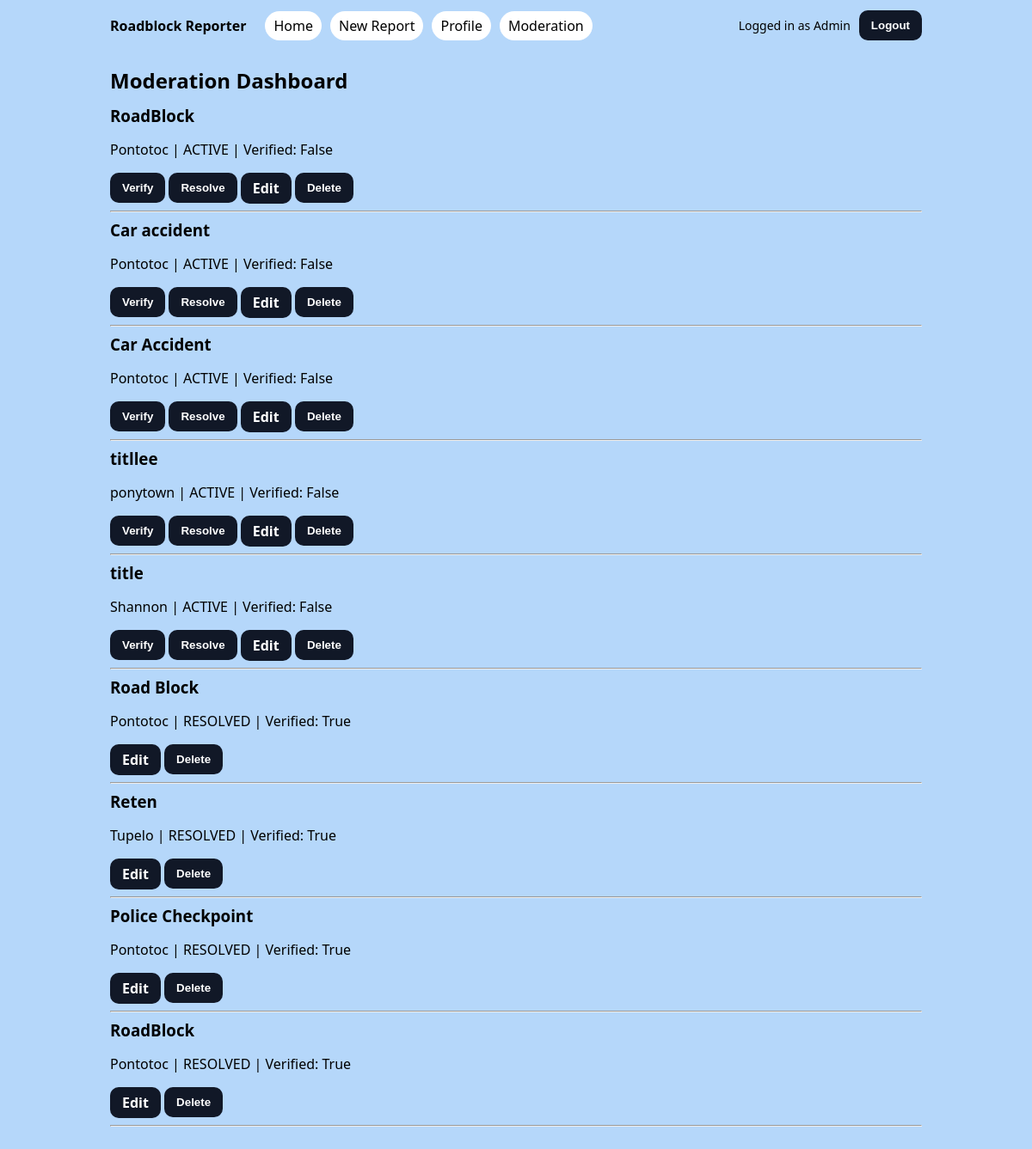
Screenshot of /moderation/ (signed in) with the database file from the repository.
### app/models.py (models this page shows, shortened)
class RoadblockReport(models.Model):
    SEVERITY_CHOICES = [
        ("LOW", "Low"),
        ("MED", "Medium"),
        ("HIGH", "High"),
    ]
    STATUS_CHOICES = [
        ("ACTIVE", "Active"),
        ("RESOLVED", "Resolved"),
    ]
    owner = models.ForeignKey(User, on_delete=models.CASCADE, related_name="roadblock_reports")
    title = models.CharField(max_length=80)
    description = models.TextField()
    road_name = models.CharField(max_length=120)
    nearby_place = models.CharField(max_length=120, blank=True)
    city = models.CharField(max_length=80)
    state = models.CharField(max_length=2, null=True, blank=True)
    severity = models.CharField(max_length=4, choices=SEVERITY_CHOICES, default="LOW")
    status = models.CharField(max_length=8, choices=STATUS_CHOICES, default="ACTIVE")
    verified = models.BooleanField(default=False)
    created_at = models.DateTimeField(auto_now_add=True)
    class Meta:
        permissions = [
            ("can_view_moderation", "Can view moderation dashboard"),
            ("can_verify_report", "Can verify roadblock reports"),
            ("can_resolve_report", "Can resolve roadblock reports"),
        ]

### app/views.py (the view)
# urls.py: path("moderation/", ModerationDashboardView.as_view(), name="mod-dashboard"),
class ModerationDashboardView(LoginRequiredMixin, PermissionRequiredMixin, ListView):
    permission_required = "roadblocks.can_view_moderation"
    model = RoadblockReport
    template_name = "roadblocks/mod_dashboard.html"
    context_object_name = "reports"
    def get_queryset(self):
        return RoadblockReport.objects.all().order_by("status", "-created_at")

### app/templates/roadblocks/mod_dashboard.html (shortened to what this page needs)
{% extends "base.html" %}
{% block content %}
<h2>Moderation Dashboard</h2>
{% for report in reports %}
  <div>
    <h3>{{ report.title }}</h3>
    <p>{{ report.city }} | {{ report.status }} | Verified: {{ report.verified }}</p>
    {% if not report.verified and perms.app.can_verify_report %}
      <form action="{% url 'report-verify' report.id %}" method="post" style="display:inline;">
        <button type="submit">Verify</button>
      </form>
    {% endif %}
    {% if report.status != "RESOLVED" and perms.app.can_resolve_report %}
      <form action="{% url 'report-resolve' report.id %}" method="post" style="display:inline;">
        <button type="submit">Resolve</button>
      </form>
    {% endif %}
    {% if perms.app.change_roadblockreport %}
      <a class="btn" href="{% url 'mod-edit-report' report.id %}">Edit</a>
    {% endif %}
    {% if perms.app.delete_roadblockreport %}
      <form action="{% url 'delete-report' report.id %}" method="post" style="display:inline;">
        <button type="submit" onclick="return confirm('Delete this report?');">
          Delete
        </button>
      </form>
    {% endif %}
  </div>
  <hr>
{% endfor %}
{% endblock %}

### app/templates/base.html (shortened to what this page needs)
{% load static %}
<!DOCTYPE html>
<html>
<head>
  <link rel="stylesheet" href="{% static 'app/styles.css' %}?v=5">
</head>
<body>
  <div class="nav">
    <div class="nav-inner">
      <div class="nav-left">
        {% if user.is_authenticated %}
        <a class="brand" href="{% url 'report-list' %}">Roadblock Reporter</a>
          <div class="nav-links">
            <a class="nav-pill" href="{% url 'report-list' %}">Home</a>
            <a class="nav-pill" href="{% url 'report-create' %}">New Report</a>
            <a class="nav-pill" href="{% url 'edit-contact' %}">Profile</a>
            {% if perms.app.can_view_moderation %}
                <a class="nav-pill" href="{% url 'mod-dashboard' %}">Moderation</a>
            {% endif %}
          </div>
        {% endif %}
      </div>
      <div class="nav-right">
        {% if user.is_authenticated %}
            <span class="user-chip">Logged in as {{ user.username }}</span>
            <form method="post" action="{% url 'logout' %}">
            <button type="submit">Logout</button>
            </form>
        {% else %}
            {% if request.resolver_match.url_name != "login" and request.resolver_match.url_name != "signup" %}
            <a class="nav-pill" href="{% url 'login' %}">Login</a>
            <a class="nav-pill" href="{% url 'signup' %}">Sign Up</a>
            {% endif %}
        {% endif %}
        </div>
    </div>
  </div>
  <div class="container">
    {% block content %}{% endblock %}
  </div>
</body>
</html>

### app/static/app/styles.css (style rules this page uses)
:root { --navh: 60px; --gold: #facc15; --deepblue: #0b1d39; --royal: #1e3a8a; }
* { box-sizing: border-box; }
body { margin: 0; font-family: system-ui, -apple-system, Segoe UI, Roboto, Arial, sans-serif; background:#b5d7fa; color: var(--text); }
a { color: var(--blue); text-decoration: none; }
.container { max-width: 980px; margin: 0 auto; padding: 18px; }
.nav { background: var(--card); border-bottom: 1px solid var(--border); }
.nav-inner { display: flex; align-items: center; justify-content: space-between; gap: 16px; padding: 12px 18px; max-width: 980px; margin: 0 auto; }
.nav-left { display: flex; align-items: center; gap: 10px; flex-wrap: wrap; }
.brand { font-weight: 800; color: var(--text); margin-right: 12px; }
.nav-links { display: flex; gap: 10px; flex-wrap: wrap; }
.nav-pill { padding: 6px 10px; border: 1px solid var(--border); border-radius: 999px; background: #fff; }
.nav-right { display: flex; align-items: center; gap: 10px; }
.user-chip { color: var(--muted); font-size: 14px; }
h1,h2,h3 { margin: 0 0 12px; }
button { border: 1px solid var(--border); background: #111827; color: #fff; border-radius: 10px; padding: 10px 14px; font-weight: 700; cursor: pointer; }
a.btn, a.btn:visited { border: 1px solid var(--border); background: #111827; color: #fff; border-radius: 10px; padding: 10px 14px; font-weight: 700; cursor: pointer; display: inline-block; line-height: 1; vertical-align: middle; text-decoration: none; }

### rows the page displays
RoadblockReport: title "RoadBlock", city "Pontotoc", status "ACTIVE", verified "False", shows "Verify", shows "Resolve"
RoadblockReport: title "Car accident", city "Pontotoc", status "ACTIVE", verified "False", shows "Verify", shows "Resolve"
RoadblockReport: title "Car Accident", city "Pontotoc", status "ACTIVE", verified "False", shows "Verify", shows "Resolve"
RoadblockReport: title "titllee", city "ponytown", status "ACTIVE", verified "False", shows "Verify", shows "Resolve"
RoadblockReport: title "title", city "Shannon", status "ACTIVE", verified "False", shows "Verify", shows "Resolve"
RoadblockReport: title "Road Block", city "Pontotoc", status "RESOLVED", verified "True"
RoadblockReport: title "Reten", city "Tupelo", status "RESOLVED", verified "True"
RoadblockReport: title "Police Checkpoint", city "Pontotoc", status "RESOLVED", verified "True"
RoadblockReport: title "RoadBlock", city "Pontotoc", status "RESOLVED", verified "True"

### other values shown
{{ user.username }} "Admin"
